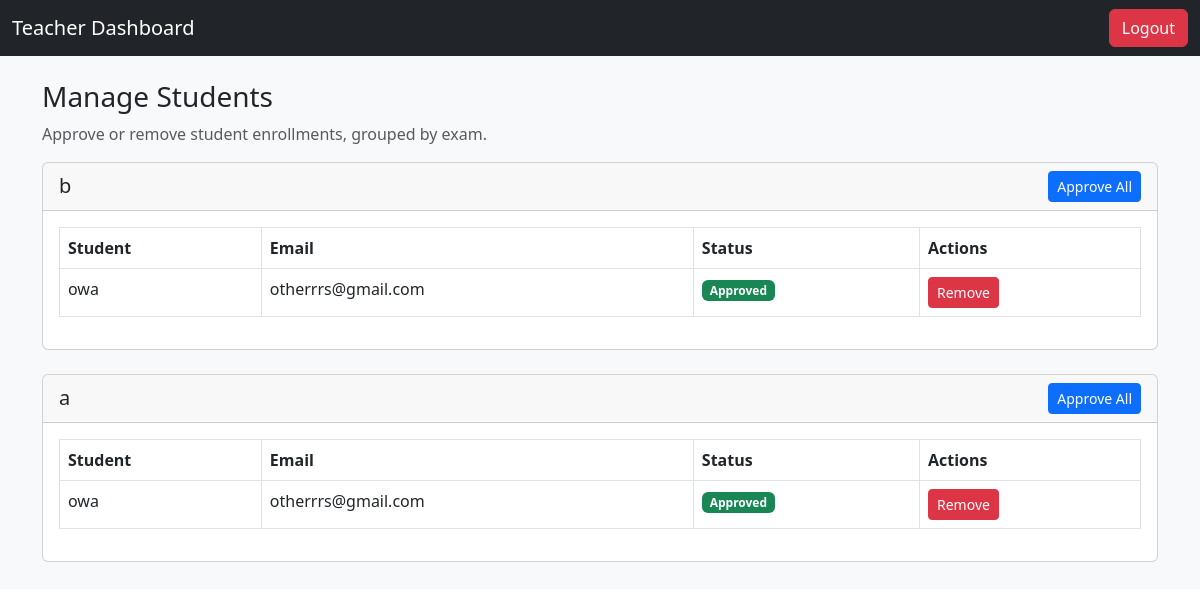
Page /admin/manage-students (signed in) on the committed database.
### models/exam.py (models this page shows)
class Exam(db.Model):
    __tablename__ = "exams"
    id = db.Column(db.Integer, primary_key=True)
    title = db.Column(db.String(100), nullable=False)
    duration = db.Column(db.Integer, nullable=False, default=30)
    created_by = db.Column(db.Integer, db.ForeignKey("users.id"), nullable=False)
    questions = db.relationship("Question", backref="exam", cascade="all, delete-orphan", lazy=True)
    results = db.relationship("Result", backref="exam", cascade="all, delete-orphan", lazy=True)
    enrollments = db.relationship("Enrollment", back_populates="exam", lazy=True, cascade="all, delete-orphan")
    creator = db.relationship("User", back_populates="exams")

### models/enrollment.py (models this page shows)
class Enrollment(db.Model):
    __tablename__ = "enrollments"
    id = db.Column(db.Integer, primary_key=True)
    user_id = db.Column(db.Integer, db.ForeignKey("users.id"), nullable=False)   # FK to student (User)
    exam_id = db.Column(db.Integer, db.ForeignKey("exams.id"), nullable=False)   # FK to Exam
    is_approved = db.Column(db.Boolean, default=False)
    user = db.relationship("User", back_populates="enrollments")
    exam = db.relationship("Exam", back_populates="enrollments")

### models/user.py (models this page shows, shortened)
class User(db.Model, UserMixin):
    __tablename__ = "users"
    id = db.Column(db.Integer, primary_key=True)
    name = db.Column(db.String(100), nullable=False)  # required field
    email = db.Column(db.String(100), unique=True, nullable=False)
    password_hash = db.Column(db.String(200), nullable=False)
    role = db.Column(db.String(20), nullable=False)  # "admin" or "student"
    teacher_key = db.Column(db.String(50), unique=True, nullable=True)
    teacher_id = db.Column(db.Integer, db.ForeignKey("users.id"), nullable=True)
    teacher = db.relationship("User", remote_side=[id], backref="students")
    enrollments = db.relationship("Enrollment", back_populates="user", cascade="all, delete-orphan")
    exams = db.relationship("Exam", back_populates="creator", cascade="all, delete-orphan")

### routes/admin_routes.py (the view)
@admin_bp.route("/manage-students")
@login_required
def manage_students():
    if current_user.role != "admin":
        return redirect(url_for("auth.login"))
    exams = Exam.query.filter_by(created_by=current_user.id).all()  # ✅ this will include updated enrollments
    return render_template("admin_manage_students.html", exams=exams)

### app.py (called while the page is built)
def create_app():
    app = Flask(__name__, instance_relative_config=True)
    app.config.from_object("config.Config")
    app.config.from_pyfile("config.py", silent=True)
    db.init_app(app)
    login_manager.init_app(app)
    @login_manager.user_loader
    def load_user(user_id):
        return User.query.get(int(user_id))
    app.register_blueprint(auth_bp)
    app.register_blueprint(admin_bp)
    app.register_blueprint(student_bp)
    @app.route("/")
    def index():
        return render_template("landing.html")   # shows login/register options
    return app

### templates/admin_manage_students.html (shortened to what this page needs)
<!DOCTYPE html>
<html lang="en">
<head>
  <link href="https://cdn.jsdelivr.net/npm/bootstrap@5.3.0/dist/css/bootstrap.min.css" rel="stylesheet">
</head>
<body class="bg-light">
  <nav class="navbar navbar-dark bg-dark">
    <div class="container-fluid">
      <a class="navbar-brand" href="{{ url_for('admin.dashboard') }}">Teacher Dashboard</a>
      <a href="{{ url_for('auth.logout') }}" class="btn btn-danger">Logout</a>
    </div>
  </nav>
  <div class="container mt-4">
    <h3>Manage Students</h3>
    <p class="text-muted">Approve or remove student enrollments, grouped by exam.</p>
    {% for exam in exams %}
    <div class="card mb-4">
      <div class="card-header d-flex justify-content-between align-items-center">
        <h5 class="mb-0">{{ exam.title }}</h5>
        <form method="POST" action="{{ url_for('admin.approve_all', exam_id=exam.id) }}">
          <button class="btn btn-sm btn-primary">Approve All</button>
        </form>
      </div>
      <div class="card-body">
        <table class="table table-bordered">
          <thead>
            <tr>
              <th>Student</th>
              <th>Email</th>
              <th>Status</th>
              <th>Actions</th>
            </tr>
          </thead>
          <tbody>
            {% for enrollment in exam.enrollments %}
            <tr>
              <td>{{ enrollment.user.name }}</td>
              <td>{{ enrollment.user.email }}</td>
              <td>
                {% if enrollment.is_approved %}
                <span class="badge bg-success">Approved</span>
                {% else %}
                <span class="badge bg-danger">Pending</span>
                {% endif %}
              </td>
              <td>
                <form method="POST" action="{{ url_for('admin.remove_enrollment', enrollment_id=enrollment.id) }}"
                  style="display:inline;">
                  <button class="btn btn-sm btn-danger">Remove</button>
                </form>
              </td>
            </tr>
            {% endfor %}
          </tbody>
        </table>
      </div>
    </div>
    {% endfor %}
  </div>
</body>
</html>

### rows in the picture
Exam: title "b"
Enrollment: user.name "owa", user.email "otherrrs@gmail.com", is_approved "Approved"
Exam: title "a"
Enrollment: user.name "owa", user.email "otherrrs@gmail.com", is_approved "Approved"
